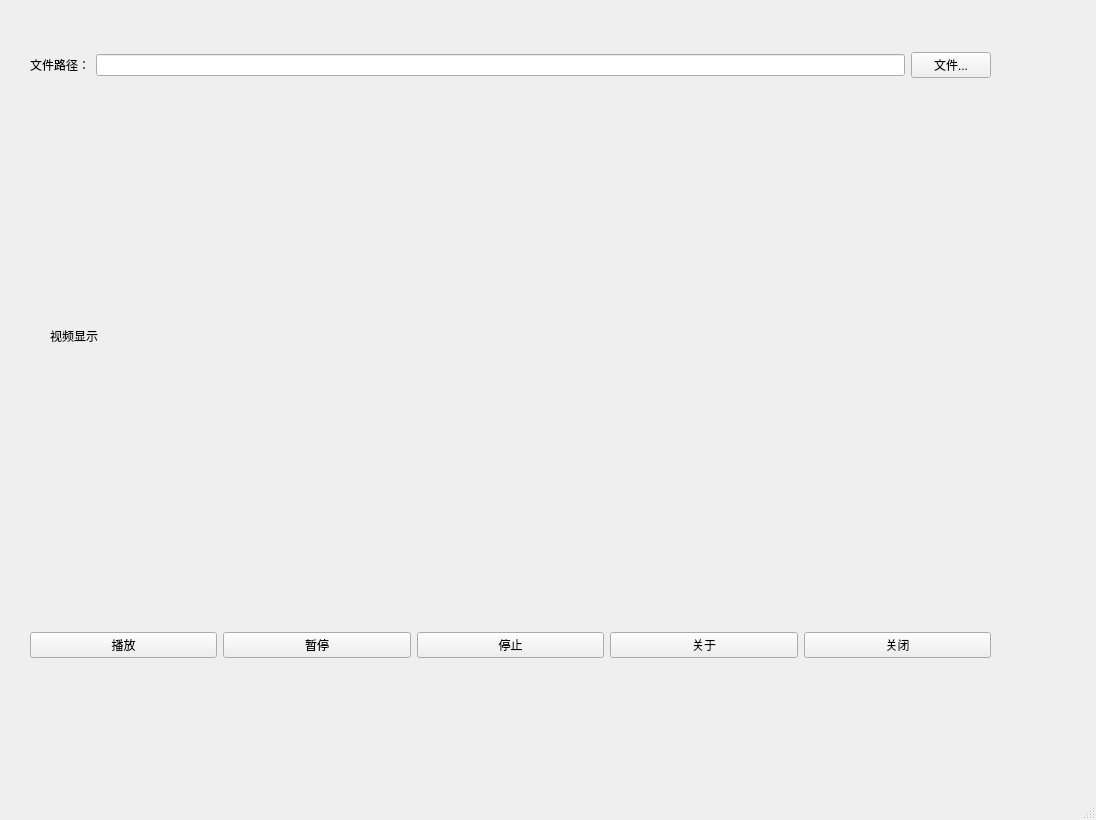
<?xml version="1.0" encoding="UTF-8"?>
<ui version="4.0">
 <class>VideoPlayer</class>
 <widget class="QMainWindow" name="VideoPlayer">
  <property name="geometry">
   <rect>
    <x>0</x>
    <y>0</y>
    <width>1096</width>
    <height>820</height>
   </rect>
  </property>
  <property name="windowTitle">
   <string>VideoPlayer</string>
  </property>
  <widget class="QWidget" name="centralwidget">
   <widget class="QWidget" name="widget_2" native="true">
    <property name="geometry">
     <rect>
      <x>30</x>
      <y>40</y>
      <width>961</width>
      <height>50</height>
     </rect>
    </property>
    <layout class="QHBoxLayout" name="horizontalLayout_2">
     <item>
      <widget class="QLabel" name="label">
       <property name="text">
        <string>文件路径：</string>
       </property>
      </widget>
     </item>
     <item>
      <widget class="QLineEdit" name="lineEdit"/>
     </item>
     <item>
      <widget class="QPushButton" name="pushButton_4">
       <property name="text">
        <string>文件...</string>
       </property>
      </widget>
     </item>
    </layout>
   </widget>
   <widget class="QWidget" name="widget_3" native="true">
    <property name="geometry">
     <rect>
      <x>40</x>
      <y>110</y>
      <width>931</width>
      <height>451</height>
     </rect>
    </property>
    <layout class="QHBoxLayout" name="horizontalLayout_3">
     <item>
      <spacer name="horizontalSpacer">
       <property name="orientation">
        <enum>Qt::Vertical</enum>
       </property>
       <property name="sizeType">
        <enum>QSizePolicy::Fixed</enum>
       </property>
       <property name="sizeHint" stdset="0">
        <size>
         <width>10</width>
         <height>20</height>
        </size>
       </property>
      </spacer>
     </item>
     <item>
      <widget class="QLabel" name="label_2">
       <property name="text">
        <string>视频显示</string>
       </property>
      </widget>
     </item>
     <item>
      <spacer name="horizontalSpacer_2">
       <property name="orientation">
        <enum>Qt::Vertical</enum>
       </property>
       <property name="sizeType">
        <enum>QSizePolicy::Fixed</enum>
       </property>
       <property name="sizeHint" stdset="0">
        <size>
         <width>10</width>
         <height>20</height>
        </size>
       </property>
      </spacer>
     </item>
    </layout>
   </widget>
   <widget class="QWidget" name="widget" native="true">
    <property name="geometry">
     <rect>
      <x>30</x>
      <y>580</y>
      <width>961</width>
      <height>131</height>
     </rect>
    </property>
    <layout class="QHBoxLayout" name="horizontalLayout">
     <item>
      <widget class="QPushButton" name="playBtn">
       <property name="text">
        <string>播放</string>
       </property>
      </widget>
     </item>
     <item>
      <widget class="QPushButton" name="pushButton_2">
       <property name="text">
        <string>暂停</string>
       </property>
      </widget>
     </item>
     <item>
      <widget class="QPushButton" name="pushButton_3">
       <property name="text">
        <string>停止</string>
       </property>
      </widget>
     </item>
     <item>
      <widget class="QPushButton" name="pushButton_5">
       <property name="text">
        <string>关于</string>
       </property>
      </widget>
     </item>
     <item>
      <widget class="QPushButton" name="pushButton_6">
       <property name="text">
        <string>关闭</string>
       </property>
      </widget>
     </item>
    </layout>
   </widget>
  </widget>
  <widget class="QStatusBar" name="statusbar"/>
 </widget>
 <resources/>
 <connections/>
</ui>
